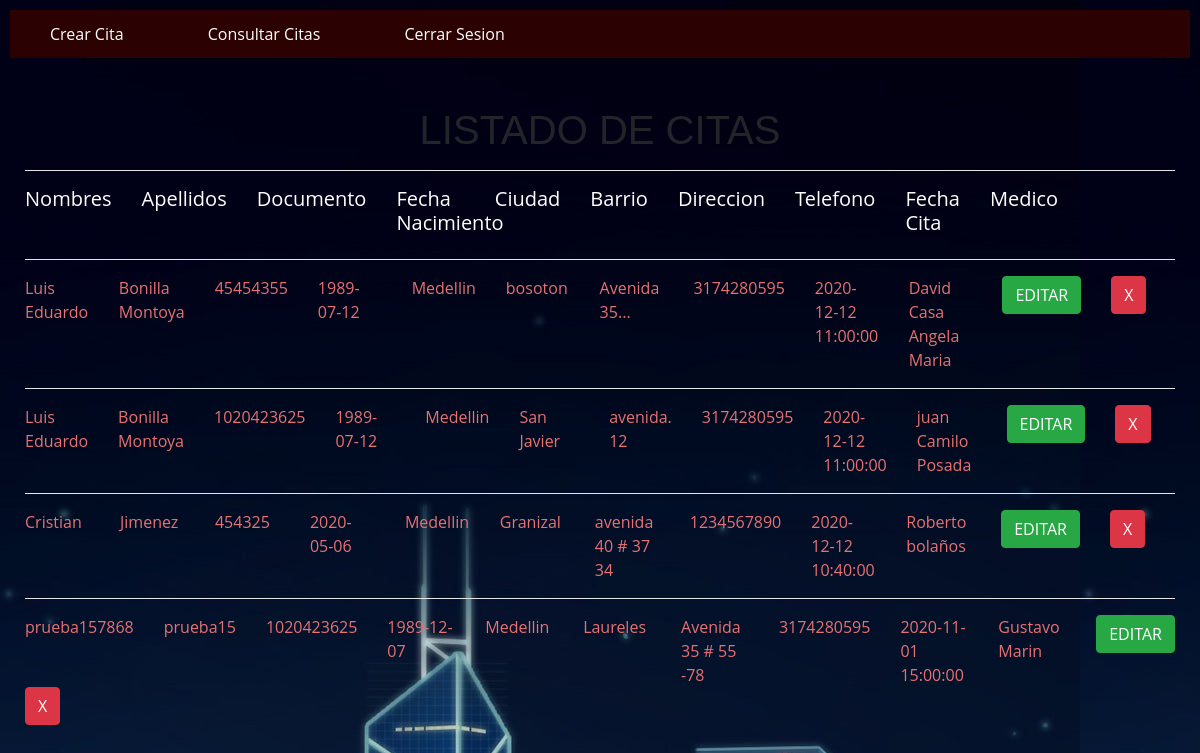
The page /GestionCitas/frmApp/consultarcitasusuario.php on the database its author committed.
### tables this page shows
CREATE TABLE `citas` (
  `Id` int(11) NOT NULL,
  `Nombres` varchar(50) NOT NULL,
  `Apellidos` varchar(50) NOT NULL,
  `Documento` varchar(50) NOT NULL,
  `FechaNacimiento` date NOT NULL,
  `Ciudad` varchar(50) NOT NULL,
  `Barrio` varchar(100) NOT NULL,
  `Direccion` varchar(100) NOT NULL,
  `TelefonoCelular` varchar(15) NOT NULL,
  `FechaCita` datetime NOT NULL,
  `IdMedico` int(11) NOT NULL
);

CREATE TABLE `medico` (
  `Id` int(11) NOT NULL,
  `Nombres` varchar(50) NOT NULL,
  `Tipo` varchar(50) NOT NULL,
  `Documento` varchar(50) NOT NULL
);

### GestionCitas/frmApp/consultarcitasusuario.php (the view, shortened to what this page needs)
<?php include_once('AdminUsuario.php'); ?>
    <br>
    <br>
    <section class="content-header">
        <h1 style="text-align: center">LISTADO DE CITAS</h1>
    </section>
    <div class="container-fluid">
        <hr width=100% align="Center" size=60 color="#FFFFFF">
            <div class="row row-cols-13 ">
                <div class="col" id="Lista"><h5>Nombres</h5></div>
                <div class="col" id="Lista"><h5>Apellidos</h5></div>
                <div class="col" id="Lista"><h5>Documento</h5></div>
                <div class="col-1" id="Lista"><h5>Fecha Nacimiento</h5></div>
                <div class="col" id="Lista"><h5>Ciudad</h5></div>
                <div class="col" id="Lista"><h5>Barrio</h5></div>
                <div class="col" id="Lista"><h5>Direccion</h5></div>
                <div class="col" id="Lista"><h5>Telefono</h5></div>
                <div class="col" id="Lista"><h5>Fecha Cita</h5></div>
                <div class="col" id="Lista"><h5>Medico</h5></div>
                <div class="col" id="Lista"></div>
                <div class="col" id="Lista"></div>
            </div>
                    <?php
                        require_once '../php/conexion.php';
                         $sql = 'SELECT A.Id,A.Nombres,A.Apellidos,A.Documento,A.FechaNacimiento,A.Ciudad,A.Barrio,A.Direccion,
				                        A.TelefonoCelular,A.FechaCita,B.Nombres as Medico
				                  FROM  citas A inner join Medico B on A.IdMedico=B.Id order by A.Id desc';
                        $result = mysqli_query($conexion, $sql);
                        if ($result->num_rows > 0)
                        {
                            while ($datos = mysqli_fetch_array($result))
                            {
                    ?>
                                <hr width=100% align="Center" size=60 color="#FFFFFF">
                                <div class="row row-cols-13 ">
                                    <div class="col"><?php echo $datos['Nombres']; ?></div>
                                    <div class="col"><?php echo $datos['Apellidos']; ?></div>
                                    <div class="col"><?php echo $datos['Documento']; ?></div>
                                    <div class="col"><?php echo $datos['FechaNacimiento']; ?></div>
                                    <div class="col"><?php echo $datos['Ciudad']; ?></div>
                                    <div class="col"><?php echo $datos['Barrio']; ?></div>
                                    <div class="col"><?php echo $datos['Direccion']; ?></div>
                                    <div class="col"><?php echo $datos['TelefonoCelular']; ?></div>
                                    <div class="col"><?php echo $datos['FechaCita']; ?></div>
                                    <div class="col"><?php echo $datos['Medico']; ?></div>
                                    <div class="col"><a href='EditarCita.php?Id=<?php echo $datos['Id']; ?> <button type=' button' class='btn btn-success'>EDITAR</button></a></div>
                                    <div class="col"><a href='#' onclick="Confirmar(<?php echo $datos['Id']; ?>)" <button type='button' class='btn btn-danger'>X</button></a></div>
                                 </div>
                    <?php
                            }
                        }
                    ?>
    </div>
</body>
</html>

### GestionCitas/css/MenuStyle.css (style rules this page uses)
body { background-color:#FCFCFC; padding: 10px ;font-family: Arial, Helvetica, sans-serif; }
#Lista { font-family: 'Open Sans', sans-serif; color: rgb(255, 255, 255); }
div { font-family: 'Open Sans', sans-serif; color: rgb(255, 255, 255); }
.col { color: rgb(230, 114, 114); }

### rows shown on the page
citas: Nombres "Luis Eduardo", Apellidos "Bonilla Montoya", Documento "45454355", FechaNacimiento "1989-07-12", Ciudad "Medellin", Barrio "bosoton", Direccion "Avenida 35...", TelefonoCelular "3174280595", FechaCita "2020-12-12 11:00:00", IdMedico.Nombres "David Casa Angela Maria"
citas: Nombres "Luis Eduardo", Apellidos "Bonilla Montoya", Documento "1020423625", FechaNacimiento "1989-07-12", Ciudad "Medellin", Barrio "San Javier", Direccion "avenida. 12", TelefonoCelular "3174280595", FechaCita "2020-12-12 11:00:00", IdMedico.Nombres "juan Camilo Posada"
citas: Nombres "Cristian", Apellidos "Jimenez", Documento "454325", FechaNacimiento "2020-05-06", Ciudad "Medellin", Barrio "Granizal", Direccion "avenida 40 # 37 34", TelefonoCelular "1234567890", FechaCita "2020-12-12 10:40:00", IdMedico.Nombres "Roberto bolaños"
citas: Nombres "prueba157868", Apellidos "prueba15", Documento "1020423625", FechaNacimiento "1989-12-07", Ciudad "Medellin", Barrio "Laureles", Direccion "Avenida 35 # 55 -78", TelefonoCelular "3174280595", FechaCita "2020-11-01 15:00:00", IdMedico.Nombres "Gustavo Marin"
